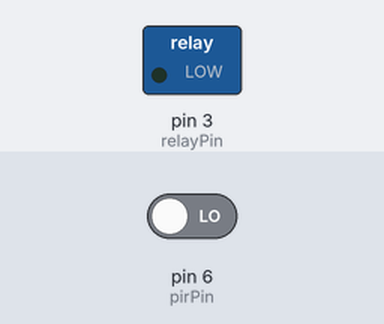
Simulated run of this sketch. Board: Arduino Uno, built with avr-gcc and run on an emulated ATmega328P. On the bench: switched loads named in the sketch (green lamp = pin HIGH). Inputs (shaded band) come from the test bench; at power-on: pin 6 (pirPin) LOW.

Above: at 1.2 s.
1.3 s: pin 6 (pirPin) driven HIGH
At 1.8 s:
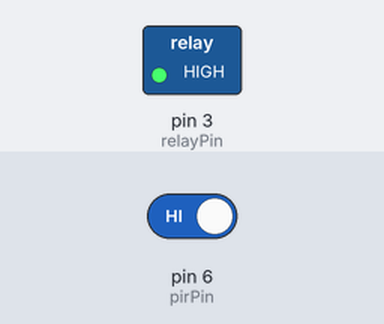
Timing chart, 0 to 4.3 s (numbered marks = the images above; inputs shaded):
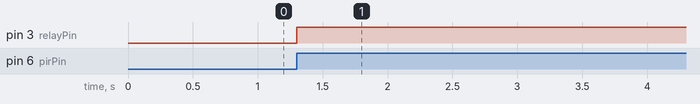

Measured:
- after the input at 1.3 s, pin 3 (relayPin): LOW → HIGH at once

The sketch:

code.ino
```cpp
#define pirPin 6
#define relayPin 3


int time = 0;
int sw = 0;
unsigned long time_x, time_y;


void setup() {
  // Serial.begin(115200);
  pinMode(pirPin, INPUT);
  pinMode(relayPin, OUTPUT);
  digitalWrite(relayPin, LOW);


}


void loop() {
  // Serial.print(sw);
  // Serial.print("\n");
  if (sw == 0) {
    if (digitalRead(pirPin) == HIGH) {
      sw = 1;
      time_x = millis();
      digitalWrite(relayPin, HIGH);
    }
  } else {
    if ((millis() - time_x) > 10000) {
      if (digitalRead(pirPin) == HIGH) {
        time_x = millis();
      } else {
        digitalWrite(relayPin, LOW);
        sw = 0;
      }
    }
  }
}
```
